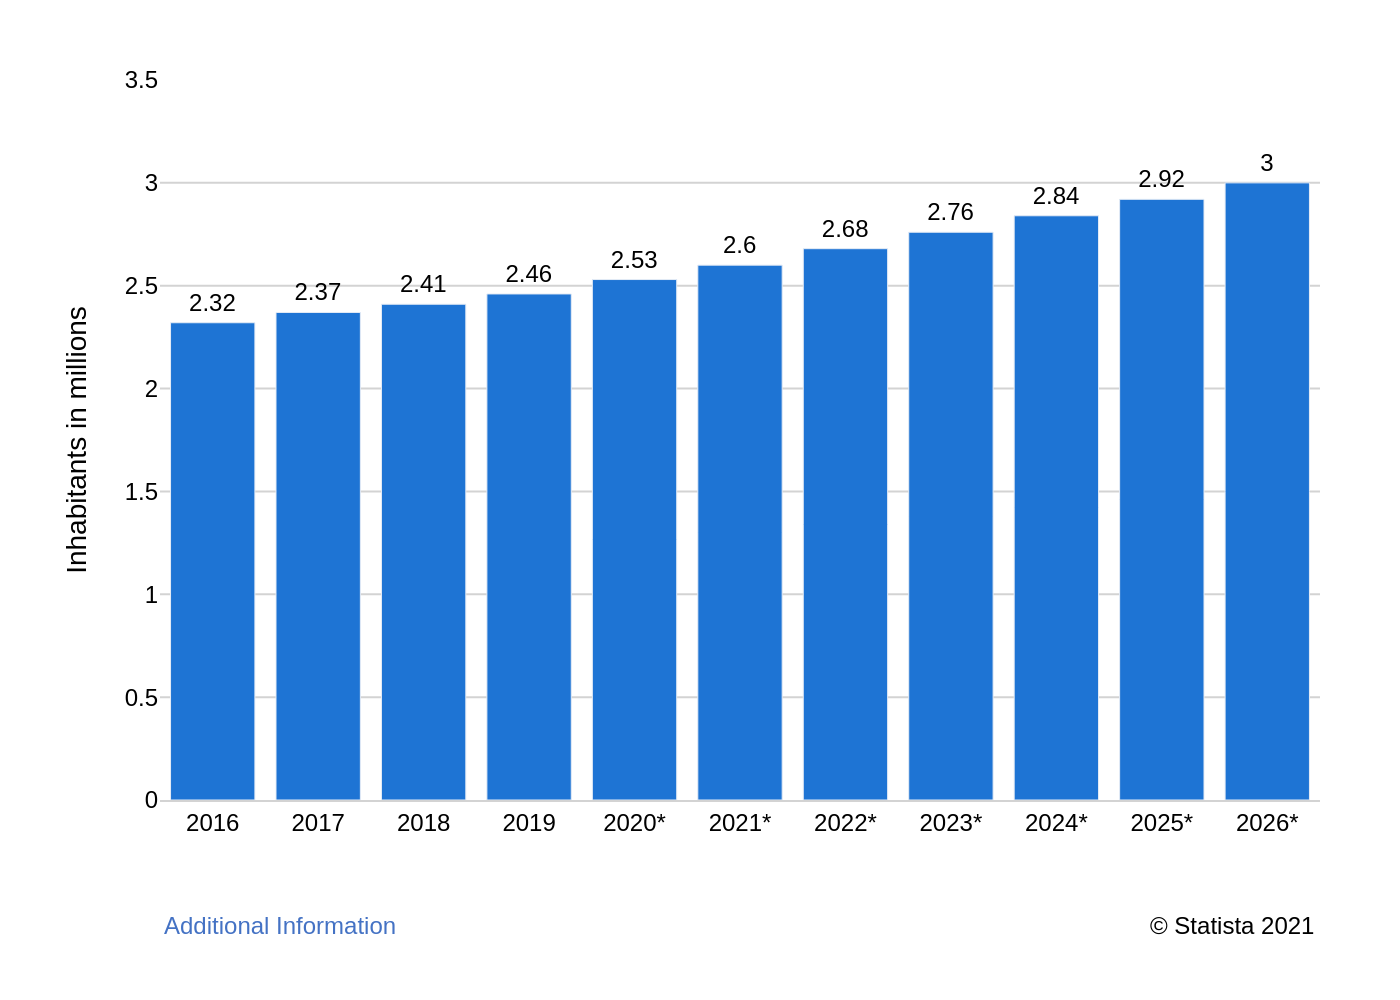

Recreate this plot in Python.
import sys
import json
import pathlib
import plotly.graph_objects as go

# --- 1. Load data from JSON file ---
if len(sys.argv) != 2:
    print("Usage: python generate_chart.py <json_file_path>")
    sys.exit(1)

json_file_path = sys.argv[1]
try:
    with open(json_file_path, 'r', encoding='utf-8') as f:
        chart_data = json.load(f)
except FileNotFoundError:
    print(f"Error: JSON file not found at '{json_file_path}'")
    sys.exit(1)
except json.JSONDecodeError:
    print(f"Error: Could not decode JSON from '{json_file_path}'")
    sys.exit(1)

# --- 2. Extract data and text from the loaded JSON ---
data_series = chart_data.get('chart_data', [])
texts = chart_data.get('texts', {})
colors = chart_data.get('colors', [])

# --- 3. Create the Plotly figure ---
fig = go.Figure()

# Add traces for each data series
for i, series in enumerate(data_series):
    # Format text labels: show integers without decimal points
    text_labels = [f"{v:.0f}" if v == int(v) else str(v) for v in series.get('values', [])]

    fig.add_trace(go.Bar(
        x=series.get('categories', []),
        y=series.get('values', []),
        name=series.get('name', ''),
        marker_color=colors[i % len(colors)] if colors else None,
        text=text_labels,
        textposition='outside',
        cliponaxis=False
    ))

# --- 4. Configure layout ---
fig.update_layout(
    font=dict(
        family="Arial",
        size=12,
        color="black"
    ),
    plot_bgcolor='white',
    paper_bgcolor='white',
    showlegend=False,
    xaxis=dict(
        title_text=texts.get('x_axis_title'),
        showgrid=False,
        showline=True,
        linecolor='lightgray',
        zeroline=False,
        ticks='',
        tickfont=dict(size=12)
    ),
    yaxis=dict(
        title_text=texts.get('y_axis_title'),
        showgrid=True,
        gridcolor='lightgray',
        range=[0, 3.5],
        dtick=0.5,
        ticks='',
        tickfont=dict(size=12)
    ),
    margin=dict(l=80, r=40, t=40, b=100),
    # Position annotations for source and additional info
    annotations=[
        dict(
            xref='paper', yref='paper',
            x=0, y=-0.15,
            xanchor='left', yanchor='top',
            text=texts.get('additional_info', ''),
            showarrow=False,
            font=dict(size=12, color='#4472c4') # Making it look like a link
        ),
        dict(
            xref='paper', yref='paper',
            x=1, y=-0.15,
            xanchor='right', yanchor='top',
            text=texts.get('source', ''),
            showarrow=False,
            font=dict(size=12)
        )
    ]
)

# Update text font for the bar labels
fig.update_traces(textfont_size=12, textfont_color='black')


# --- 5. Output the chart as a PNG image ---
base_filename = pathlib.Path(json_file_path).stem
output_filename = f"{base_filename}.png"
fig.write_image(output_filename, scale=2)

print(f"Chart saved as '{output_filename}'")
